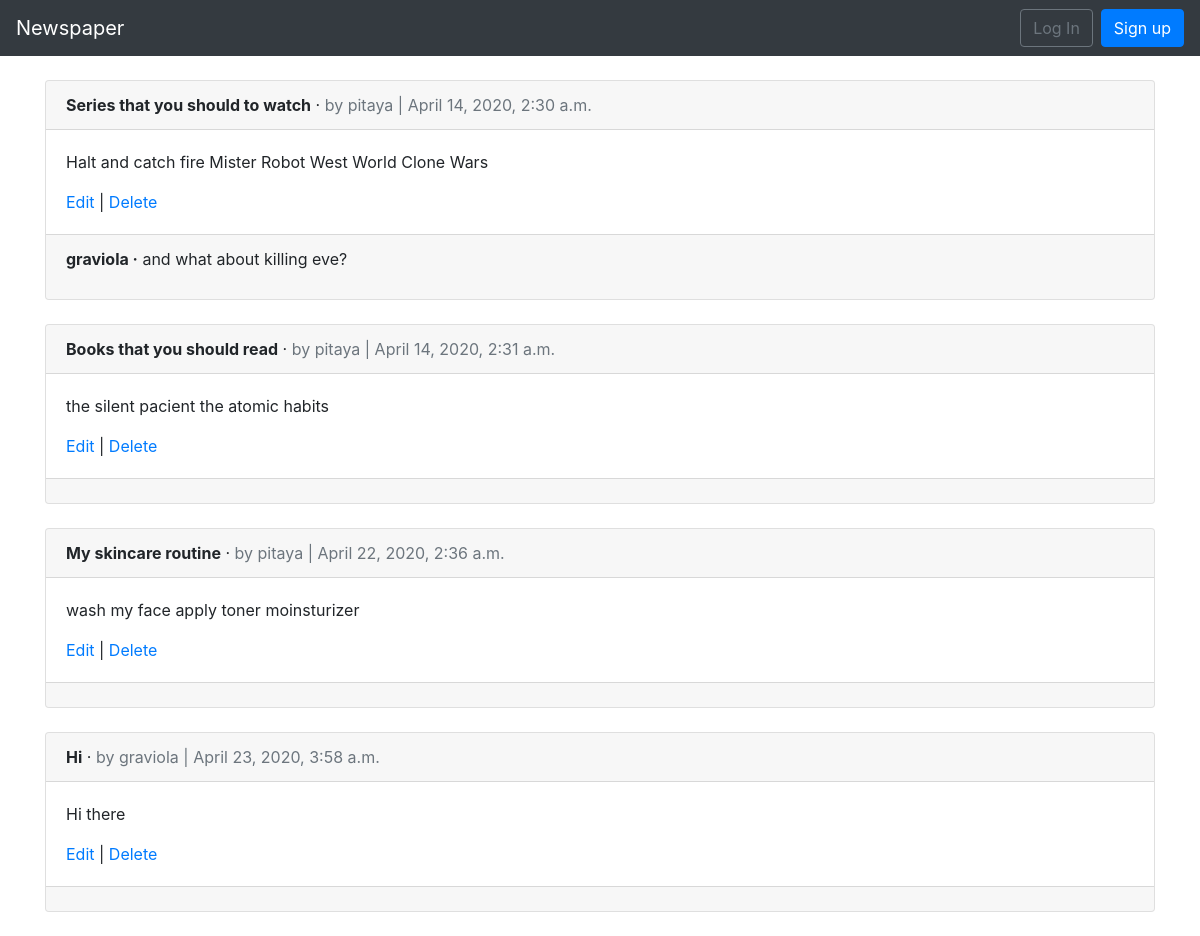
The app's page /articles/ with its own data.
### articles/models.py (models this page shows, shortened)
class Article(models.Model):
    title = models.CharField(max_length=255)
    body = models.TextField()
    date = models.DateTimeField(auto_now_add=True)
    author = models.ForeignKey(
        get_user_model(),
        on_delete=models.CASCADE,
    )

class Comment(models.Model): #new
    article = models.ForeignKey(
        Article,
        on_delete = models.CASCADE,
        related_name = 'comments',
    )
    comment = models.CharField(max_length = 140)
    author = models.ForeignKey(
        get_user_model(),
        on_delete = models.CASCADE,
    )
    def __str__(self):
        return self.comment

### users/models.py (models this page shows)
class CustomUser(AbstractUser):
    age = models.PositiveIntegerField(null = True, blank = True)

### articles/views.py (the view)
# urls.py: path('', ArticleListView.as_view(), name='article_list'),
class ArticleListView(ListView):
    model = Article
    template_name = 'article_list.html'
    login_url = 'login'

### templates/article_list.html (shortened to what this page needs)
{% extends 'base.html' %}
{% block content %}
  {% for article in object_list %}
    <div class="card">
      <div class="card-header">
        <span class="font-weight-bold">{{ article.title }}</span> &middot;
        <span class="text-muted">by {{ article.author }} | {{ article.date }}</span>
      </div>
      <div class="card-body">
        <p>{{ article.body }}</p>
        <a href="{% url 'article_edit' article.pk %}">Edit</a> |
        <a href="{% url 'article_delete' article.pk %}">Delete</a>
      </div>
      <div class="card-footer">
        {% for comment in article.comments.all %}
          <p>
            <span class="font-weight-bold">{{ comment.author }} &middot;</span>
            {{ comment }}
          </p>
        {% endfor %}
      </div>
    </div>
    <br />
  {% endfor %}
{% endblock content %}

### templates/base.html (shortened to what this page needs)
<!doctype html>
<html lang="en">
  <head>
    <link rel="stylesheet" href="https://stackpath.bootstrapcdn.com/bootstrap/4.1.3/css/bootstrap.min.css">
  </head>
  <body>
    <nav class="navbar navbar-expand-md navbar-dark bg-dark mb-4">
      <a class="navbar-brand" href="{% url 'home' %}">Newspaper</a>
      <div class="collapse navbar-collapse" id="navbarCollapse">
        {% if user.is_authenticated %}
          <ul class="navbar-nav ml-auto">
            <li class="nav-item"><a href="{% url 'article_new' %}">+ New</a></li>
              <a class="nav-link dropdown-toggle" href="#" id="userMenu" data-toggle="dropdown" aria-haspopup="true" aria-expanded="false">
                {{ user.username }}
              </a>
              <div class="dropdown-menu dropdown-menu-right" aria-labelledby="userMenu">
                <a class="dropdown-item" href="{% url 'password_change'%}">Change password</a>
                <div class="dropdown-divider"></div>
                <a class="dropdown-item" href="{% url 'logout' %}">
                Log Out</a>
              </div>
            </li>
          </ul>
        {% else %}
          <form class="form-inline ml-auto">
            <a href="{% url 'login' %}" class="btn btn-outline-secondary">
            Log In</a>
            <a href="{% url 'signup' %}" class="btn btn-primary ml-2">
            Sign up</a>
          </form>
        {% endif %}
      </div>
    </nav>
    <div class="container">
      {% block content %}
      {% endblock content %}
    </div>
  </body>
</html>

### records on screen
Article: title "Series that you should to watch", author "pitaya", date "April 14, 2020, 2:30 a.m.", body "Halt and catch fire Mister Robot West World Clone Wars"
Comment: author "graviola", comment "and what about killing eve?"
Article: title "Books that you should read", author "pitaya", date "April 14, 2020, 2:31 a.m.", body "the silent pacient the atomic habits"
Article: title "My skincare routine", author "pitaya", date "April 22, 2020, 2:36 a.m.", body "wash my face apply toner moinsturizer"
Article: title "Hi", author "graviola", date "April 23, 2020, 3:58 a.m.", body "Hi there"
